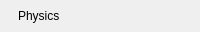
               <widget class="QFrame" name="rowPhysics">
                <property name="minimumSize">
                 <size>
                  <width>0</width>
                  <height>32</height>
                 </size>
                </property>
                <property name="maximumSize">
                 <size>
                  <width>16777215</width>
                  <height>32</height>
                 </size>
                </property>
                <property name="role" stdset="0">
                 <string>statusRow</string>
                </property>
                <property name="bind_fixedHeight" stdset="0">
                 <string>srh</string>
                </property>
                <layout class="QHBoxLayout" name="rowPhysicsLayout" stretch="0,0,0,0,1">
                 <property name="spacing">
                  <number>0</number>
                 </property>
                 <property name="leftMargin">
                  <number>0</number>
                 </property>
                 <property name="topMargin">
                  <number>0</number>
                 </property>
                 <property name="rightMargin">
                  <number>0</number>
                 </property>
                 <property name="bottomMargin">
                  <number>0</number>
                 </property>
                 <item>
                  <widget class="QLabel" name="rowPhysicsDot">
                   <property name="minimumSize">
                    <size>
                     <width>6</width>
                     <height>6</height>
                    </size>
                   </property>
                   <property name="maximumSize">
                    <size>
                     <width>6</width>
                     <height>6</height>
                    </size>
                   </property>
                   <property name="role" stdset="0">
                    <string>dot</string>
                   </property>
                   <property name="tone" stdset="0">
                    <string>accent</string>
                   </property>
                  </widget>
                 </item>
                 <item>
                  <spacer name="gap_15">
                   <property name="orientation">
                    <enum>Qt::Orientation::Horizontal</enum>
                   </property>
                   <property name="sizeType">
                    <enum>QSizePolicy::Policy::Fixed</enum>
                   </property>
                   <property name="sizeHint" stdset="0">
                    <size>
                     <width>12</width>
                     <height>1</height>
                    </size>
                   </property>
                  </spacer>
                 </item>
                 <item>
                  <widget class="QLabel" name="rowPhysicsLabel">
                   <property name="text">
                    <string>Physics</string>
                   </property>
                   <property name="minimumSize">
                    <size>
                     <width>102</width>
                     <height>0</height>
                    </size>
                   </property>
                   <property name="role" stdset="0">
                    <string>rowLabel</string>
                   </property>
                  </widget>
                 </item>
                 <item>
                  <spacer name="hSpacer_11">
                   <property name="orientation">
                    <enum>Qt::Orientation::Horizontal</enum>
                   </property>
                   <property name="sizeHint" stdset="0">
                    <size>
                     <width>10</width>
                     <height>20</height>
                    </size>
                   </property>
                  </spacer>
                 </item>
                 <item>
                  <widget class="QLabel" name="rowPhysicsValue">
                   <property name="alignment">
                    <set>Qt::AlignmentFlag::AlignRight|Qt::AlignmentFlag::AlignVCenter</set>
                   </property>
                   <property name="role" stdset="0">
                    <string>rowValue</string>
                   </property>
                   <property name="bind" stdset="0">
                    <string>Format.physics(setup)</string>
                   </property>
                   <property name="elide" stdset="0">
                    <bool>true</bool>
                   </property>
                  </widget>
                 </item>
                </layout>
               </widget>
